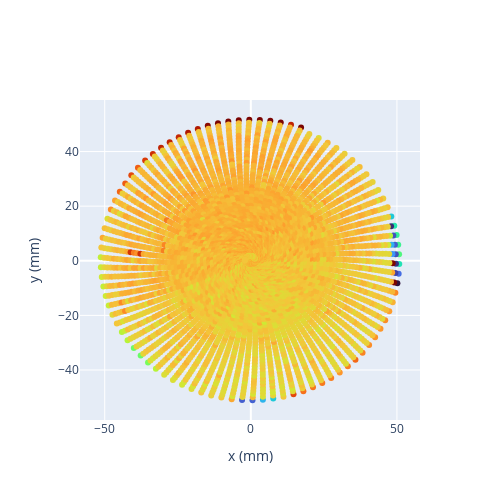

Notebook code for this chart:
### Code cell
import plotly.graph_objects as go
import pandas as pd

# Convert arrays to numpy
Aq = np.array(Aq)
M = np.array(M)
intens = np.array(intens)

# Calculate x, y, and z values
xvals = radii * np.cos(angles) * 1e-3
yvals = radii * np.sin(angles) * 1e-3
zvals = np.array(Aq)
n = np.arange(lendata)

# Clip z values at zvalscut
zvalscut = 25
zvalsnew = np.clip(zvals, None, zvalscut)
size = 3
# Create dataframe for Plotly scatter plot
data = pd.DataFrame({
    'x': xvals[::size] * 1000,
    'y': yvals[::size] * 1000,
    'z': zvalsnew[::size],
    'radii': radii[::size],
    'angle': angles[::size],
    'n': n[::size]
})

# Create scatter plot with turbo color scale
fig = go.Figure(data=go.Scatter(
    x=data['x'],
    y=data['y'],
    mode='markers',
    marker=dict(color=data['z'], colorscale='turbo'),
    customdata=data[['z', 'radii', 'angle', 'n']],
    hovertemplate='x: %{x:.2f} mm<br>y: %{y:.2f} mm<br>z: %{customdata[0]:.2f}<br>radii: %{customdata[1]:.2f}<br>angle: %{customdata[2]:.2f}<br>n: %{customdata[3]}'
))

fig.update_layout(
    height=500,
    width=500,
    xaxis_title='x (mm)',
    yaxis_title='y (mm)',
    coloraxis_colorbar=dict(title='z', len=0.75, y=0.5)
)

fig.show()

### Figure 1 — Plotly figure (JSON) as saved in the notebook; plotly's stock layout.template omitted (floating-point values rounded to 4 significant figures; data arrays with more than 128 entries replaced by an {"elided": "..."} marker saying what was removed)
{"data": [{"customdata": {"elided": "4301x4 float values"}, "hovertemplate": "x: %{x:.2f} mm<br>y: %{y:.2f} mm<br>z: %{customdata[0]:.2f}<br>radii: %{customdata[1]:.2f}<br>angle: %{customdata[2]:.2f}<br>n: %{customdata[3]}", "marker": {"color": {"elided": "4301 float values"}, "colorscale": [[0, "#30123b"], [0.07143, "#4145ab"], [0.1429, "#4675ed"], [0.2143, "#39a2fc"], [0.2857, "#1bcfd4"], [0.3571, "#24eca6"], [0.4286, "#61fc6c"], [0.5, "#a4fc3b"], [0.5714, "#d1e834"], [0.6429, "#f3c63a"], [0.7143, "#fe9b2d"], [0.7857, "#f36315"], [0.8571, "#d93806"], [0.9286, "#b11901"], [1, "#7a0402"]]}, "mode": "markers", "type": "scatter", "x": {"elided": "4301 float values"}, "y": {"elided": "4301 float values"}}], "layout": {"coloraxis": {"colorbar": {"len": 0.75, "title": {"text": "z"}, "y": 0.5}}, "height": 500, "width": 500, "xaxis": {"title": {"text": "x (mm)"}}, "yaxis": {"title": {"text": "y (mm)"}}}}
